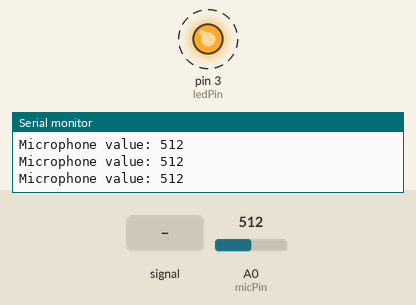
A sketch run on a simulated Arduino Uno, built with avr-gcc and run on an emulated ATmega328P. On the bench: output pins drawn as LEDs (lit = HIGH), the last lines printed to the serial monitor. Dashed ring = blinking. The inputs (shaded band) are chosen by the test bench; at power-on: A0 (micPin) = 512.

Above: at 1.4 s.
1.5 s: A0 (micPin) set to 109
4.7 s: A0 (micPin) set to 89
At 5.1 s:
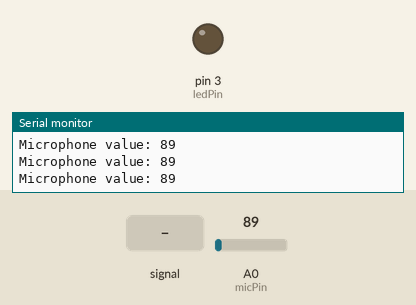
6.2 s: A0 (micPin) set to 110
At 6.6 s:
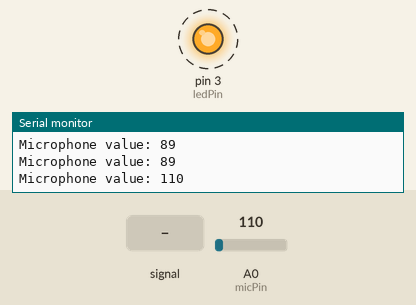
9.4 s: A0 (micPin) set to 90
At 10.4 s:
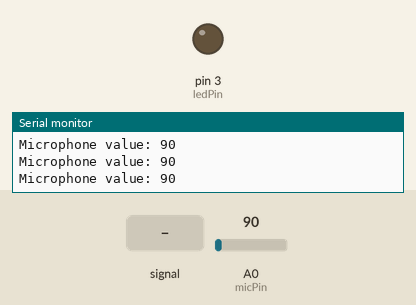
11.2 s: A0 (micPin) fed a 200 Hz sine of ±81 counts around its level
At 11.6 s:
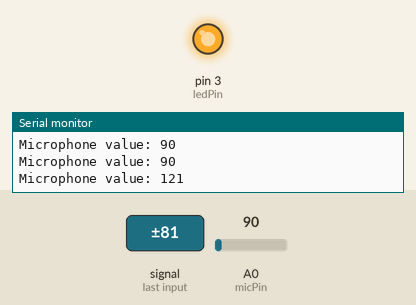
Timing chart, 0 to 15.4 s (numbered marks = the images above; inputs shaded):
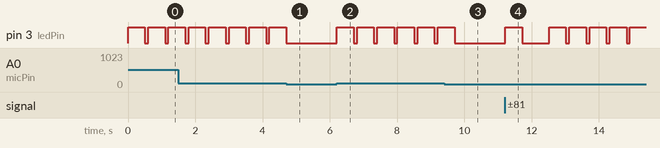

The sketch:

week_03_activity_02_soud_detection_1_led.ino
```cpp
// Week 03 - Activity 02
// Microphone Sound Detection with Single LED
// The LED turns ON when the microphone detects a loud sound (above threshold).

const int micPin = A0;     // Microphone connected to analog input A0
const int ledPin = 3;      // LED connected to digital pin 3
const int threshold = 100; // Sound threshold (can be adjusted)

void setup() {
  pinMode(ledPin, OUTPUT); // Set LED pin as output
  Serial.begin(9600);      // Initialize Serial Monitor for observation
}

void loop() {
  int micValue = analogRead(micPin); // Read the microphone signal (0–1023)
  Serial.print("Microphone value: ");
  Serial.println(micValue);

  if (micValue > threshold) {
    digitalWrite(ledPin, HIGH);  // Turn LED ON
    delay(500);                  // Keep it ON for 0.5 second
    digitalWrite(ledPin, LOW);   // Turn LED OFF
  }

  delay(100); // Wait before the next reading
}
```

Measured:
- the behaviour switches between 101 and 100 on A0 (micPin) (found by bisection; images 0 and 1)
- after the input at 4.7 s, pin 3 (ledPin): goes on until 4.7 s, then stays LOW
- after the input at 6.2 s, pin 3 (ledPin): alternates HIGH for 0.50 s and LOW for 0.10 s, starting at once
- after the input at 9.4 s, pin 3 (ledPin): goes on until 9.7 s, then stays LOW
- after the input at 11.2 s, pin 3 (ledPin): goes HIGH 0.50 s, LOW 0.80 s, 4 × (HIGH 0.50 s, LOW 0.10 s), then HIGH, starting at once
- by itself, pin 3 (ledPin): alternates HIGH for 0.50 s and LOW for 0.10 s
